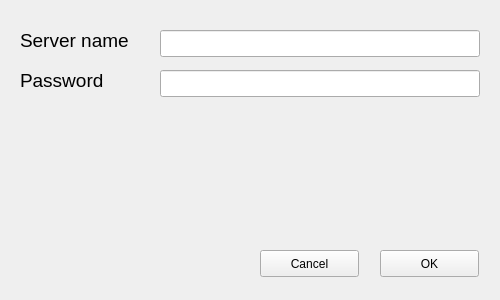
<?xml version="1.0" encoding="UTF-8"?>
<ui version="4.0">
 <class>Server</class>
 <widget class="QWidget" name="Server">
  <property name="geometry">
   <rect>
    <x>0</x>
    <y>0</y>
    <width>500</width>
    <height>300</height>
   </rect>
  </property>
  <property name="minimumSize">
   <size>
    <width>500</width>
    <height>300</height>
   </size>
  </property>
  <property name="maximumSize">
   <size>
    <width>500</width>
    <height>300</height>
   </size>
  </property>
  <property name="windowTitle">
   <string>Connection</string>
  </property>
  <widget class="QLineEdit" name="server_edit">
   <property name="geometry">
    <rect>
     <x>160</x>
     <y>30</y>
     <width>320</width>
     <height>27</height>
    </rect>
   </property>
  </widget>
  <widget class="QLineEdit" name="password_edit">
   <property name="geometry">
    <rect>
     <x>160</x>
     <y>70</y>
     <width>320</width>
     <height>27</height>
    </rect>
   </property>
  </widget>
  <widget class="QPushButton" name="button_OK">
   <property name="geometry">
    <rect>
     <x>380</x>
     <y>250</y>
     <width>99</width>
     <height>27</height>
    </rect>
   </property>
   <property name="text">
    <string>OK</string>
   </property>
  </widget>
  <widget class="QPushButton" name="button_Cancel">
   <property name="geometry">
    <rect>
     <x>260</x>
     <y>250</y>
     <width>99</width>
     <height>27</height>
    </rect>
   </property>
   <property name="text">
    <string>Cancel</string>
   </property>
  </widget>
  <widget class="QLabel" name="password_label">
   <property name="geometry">
    <rect>
     <x>20</x>
     <y>70</y>
     <width>120</width>
     <height>20</height>
    </rect>
   </property>
   <property name="font">
    <font>
     <pointsize>14</pointsize>
    </font>
   </property>
   <property name="text">
    <string>Password</string>
   </property>
  </widget>
  <widget class="QLabel" name="server_label">
   <property name="geometry">
    <rect>
     <x>20</x>
     <y>30</y>
     <width>120</width>
     <height>20</height>
    </rect>
   </property>
   <property name="font">
    <font>
     <pointsize>14</pointsize>
    </font>
   </property>
   <property name="text">
    <string>Server name</string>
   </property>
  </widget>
 </widget>
 <resources/>
 <connections/>
</ui>
